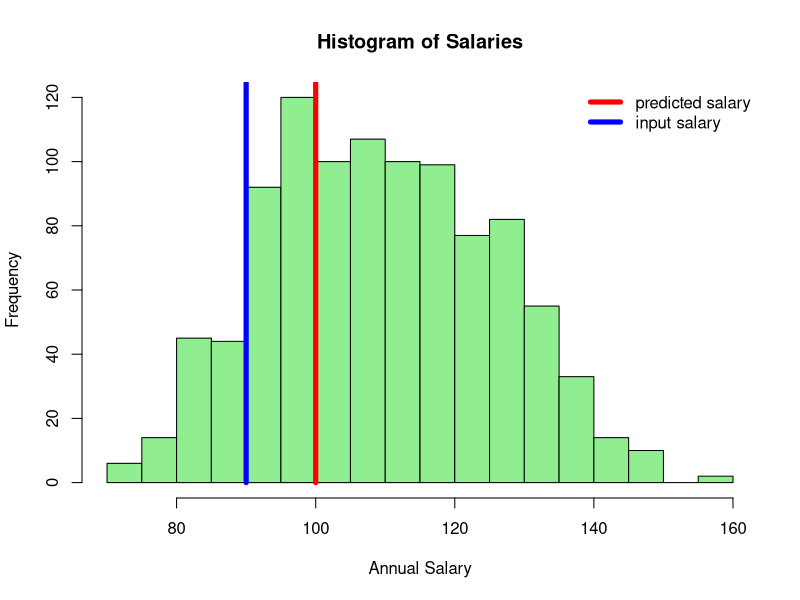

This figure's R source:
## ---- chunk 1
data<-matrix(c(rep(1,1000),rgamma(n = 1000, shape = 13.5, rate = .32),
               sample(c(rep(1,89), rep(2,324), rep(3,217), rep(4,228), rep(5,142))),
               sample(c(rep(1,515), rep(2, 485)))), nrow=1000, ncol=4)
coef<-c(43.08, .5554, 12,4.5)
data<-data%*%coef

c("Predicted salary: 105f thousand USD with percentile 60%")

hist(data, xlab = "Annual Salary", main="Histogram of Salaries", 
     col = "lightgreen", breaks = 20)
lines(x=c(100,100), y=c(0,500), col = "red", lwd=5)
lines(x=c(90,90), y=c(0,500), col = "blue", lwd=5)
legend("topright", legend=c("predicted salary", "input salary"), 
       col = c("red", "blue"), lty = 1, bty="n", lwd = 5)
